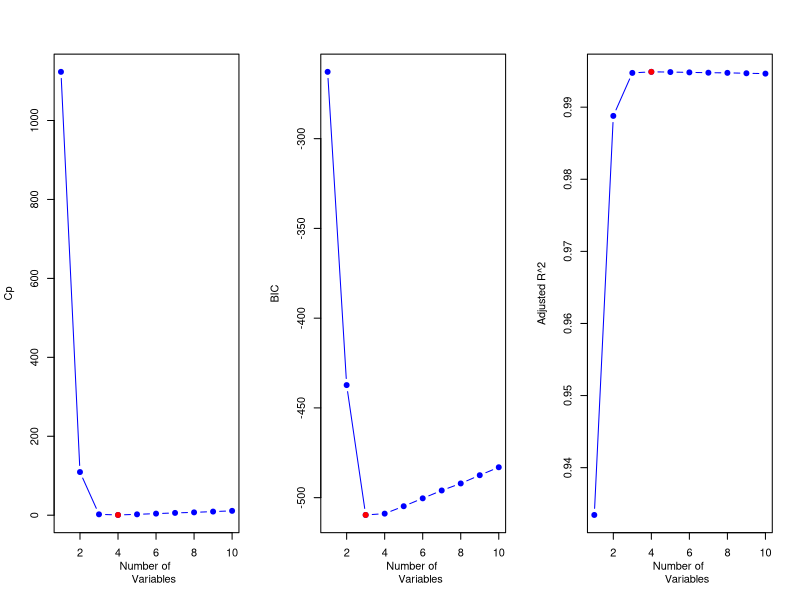
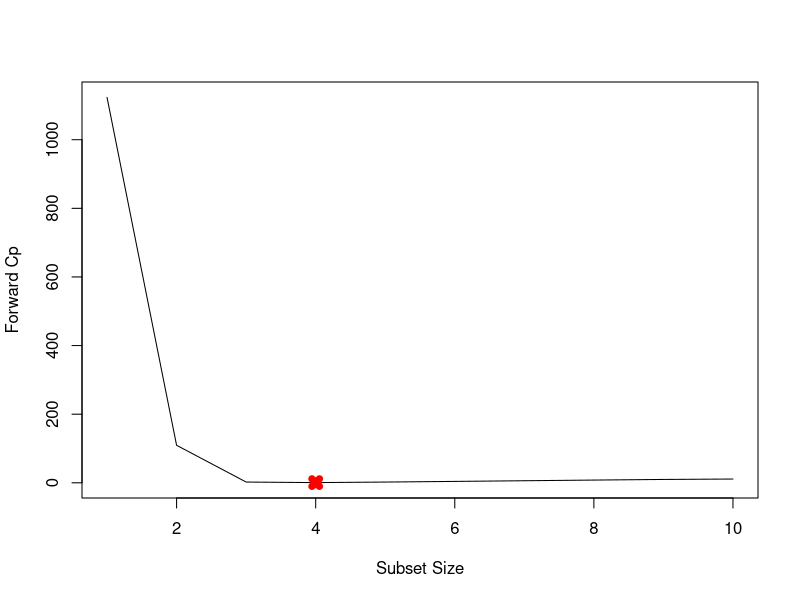
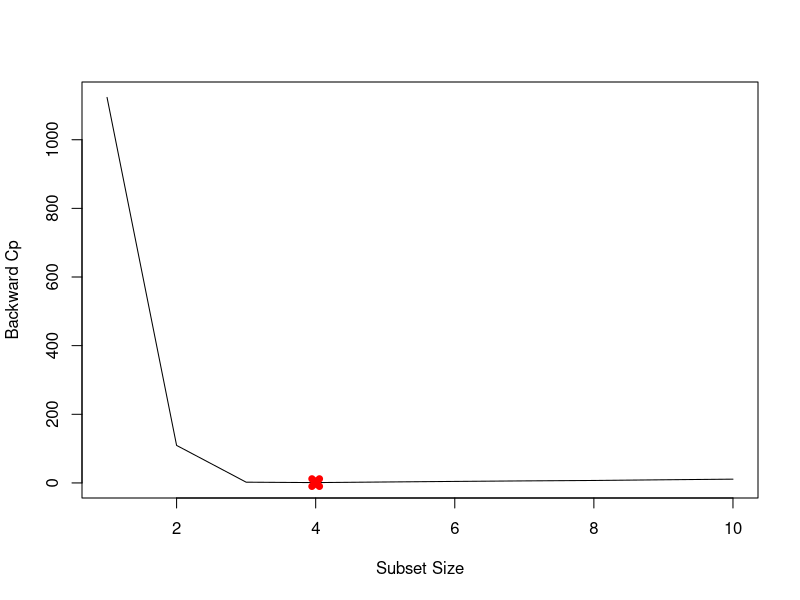
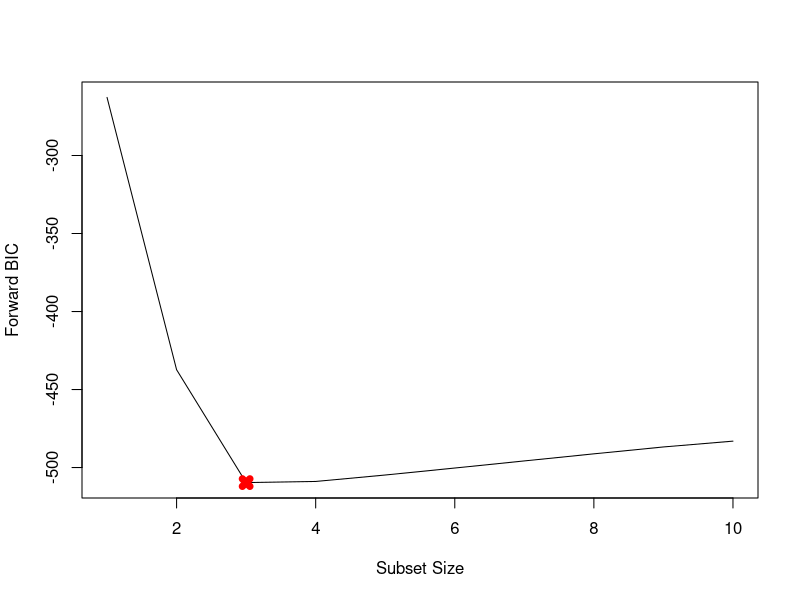
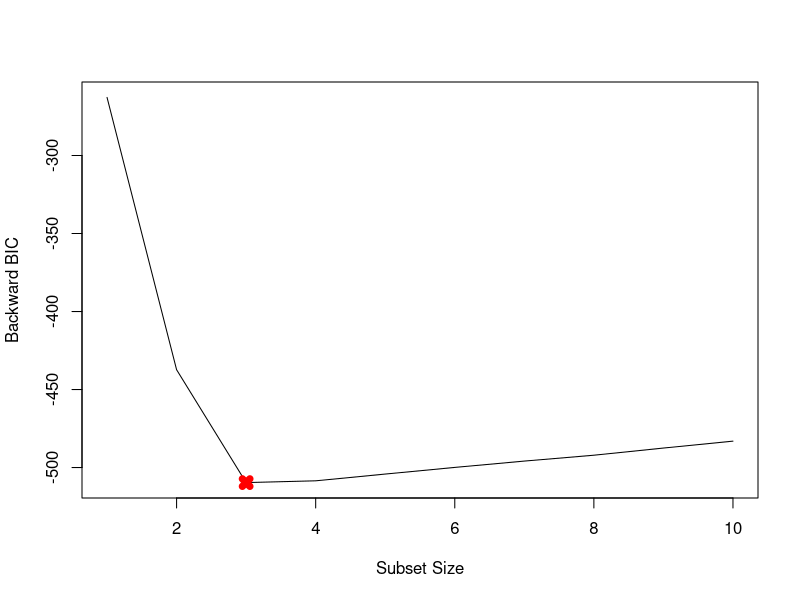
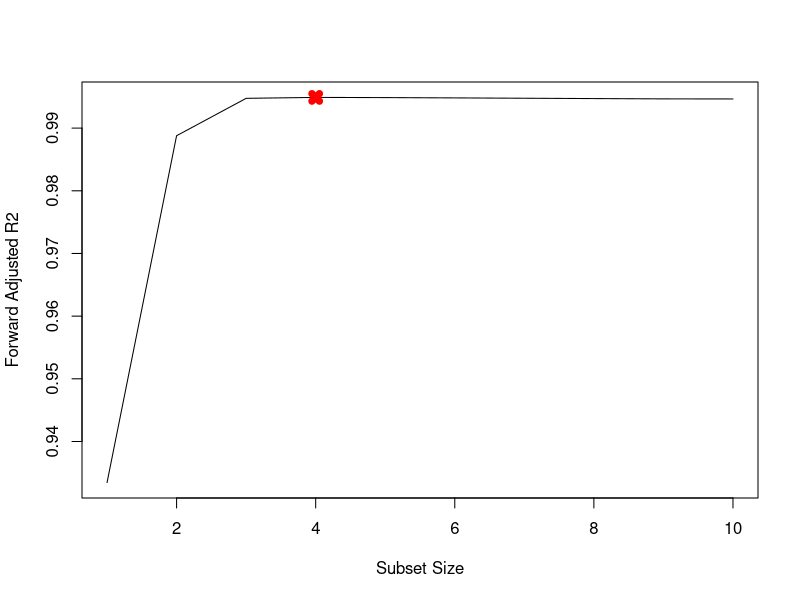
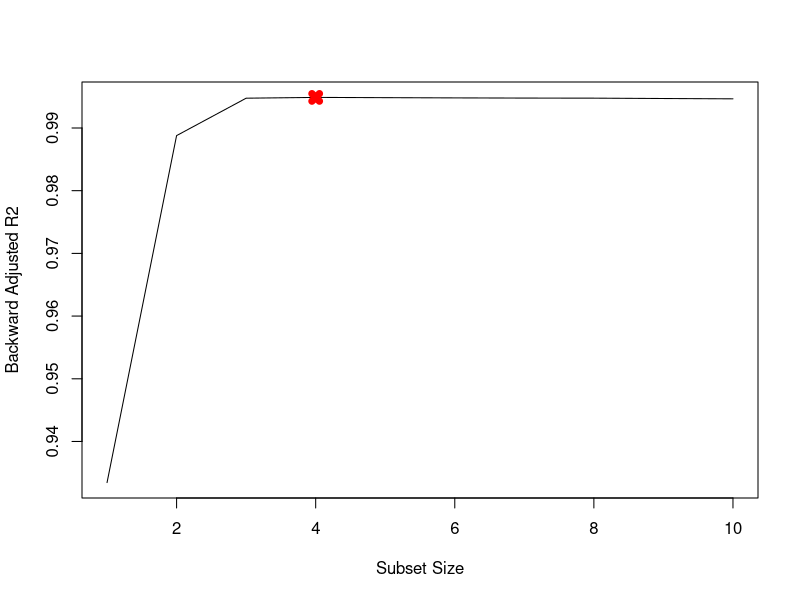
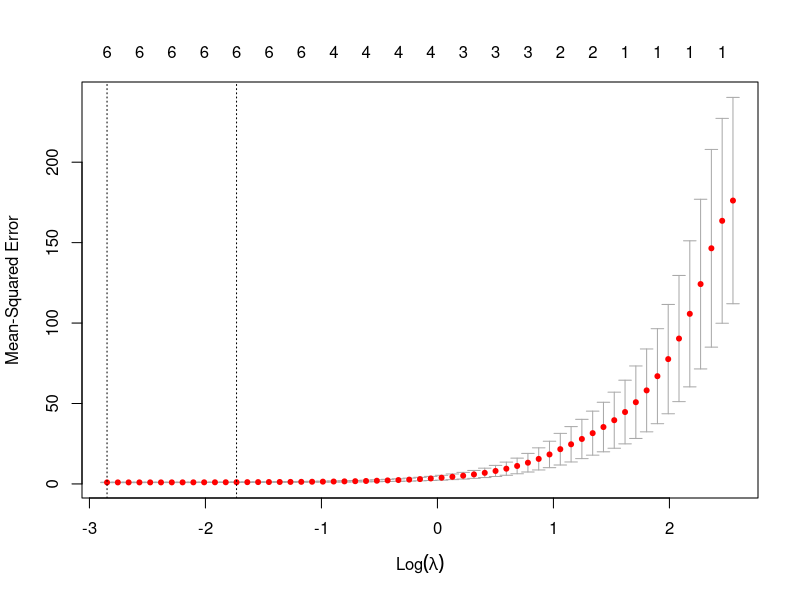

R code for these plots, in order:
## ---- chunk 1
knitr::opts_chunk$set(echo = TRUE)
## ---- chunk 2
# Problem B.2

#(a)
# generate a predictor X and eps
set.seed(1)
X = rnorm(100)
eps = rnorm(100)

#(b)
# Generate a response vector Y
beta0 = 1
beta1 = 2
beta2 = 3
beta3 = 4
Y = beta0 + beta1 * X + beta2 * X^2 + beta3 * X^3 + eps

#(c)
library(leaps)
# Use regsubsets to select best model having polynomial of X of degree 10
data <- data.frame(Y = Y)
for (i in 1:10) {
  data[[paste0("X", i)]] <- X^i
}

# Perform optimal subset selection
best_subset <- regsubsets(Y ~ ., data = data, nvmax = 10)

# Extraction of selection indicators (Cp, BIC, Adjusted R^2)
summary_best <- summary(best_subset)

# Plotting selection indicator curves
par(mfrow = c(1, 3))

# Cp plot
plot(summary_best$cp, type = "b", col = "blue", pch = 19, xlab = "Number of 
     Variables", ylab = "Cp")
which.min(summary_best$cp) -> best_cp
points(best_cp, summary_best$cp[best_cp], col = "red", pch = 19)

# BIC plot
plot(summary_best$bic, type = "b", col = "blue", pch = 19, xlab = "Number of 
     Variables", ylab = "BIC")
which.min(summary_best$bic) -> best_bic
points(best_bic, summary_best$bic[best_bic], col = "red", pch = 19)

# Adjusted R^2 plot
plot(summary_best$adjr2, type = "b", col = "blue", pch = 19, xlab = "Number of 
     Variables", ylab = "Adjusted R^2")
which.max(summary_best$adjr2) -> best_r2
points(best_r2, summary_best$adjr2[best_r2], col = "red", pch = 19)

# output Variable selection
cat("Best model according to Cp:", best_cp, "variables\n")
cat("Best model according to BIC:", best_bic, "variables\n")
cat("Best model according to Adjusted R^2:", best_r2, "variables\n")

# Obtaining regression coefficients for the best model
best_model <- coef(best_subset, best_bic)  
print(best_model)

# Best model selection results:
# - According to Cp: 4 variables
# - According to BIC: 3 variables (X, X^2, X^3) - Preferred choice
# - According to Adjusted R²: 4 variables
# The BIC-selected model best matches the true data-generating process.


#(d)
# Perform best subset selection for comparison
forward_model <- regsubsets(Y ~ ., data = data, nvmax = 10, method = "forward")
summary_forward <- summary(forward_model)

# Perform backward stepwise selection
backward_model <- regsubsets(Y ~ ., data = data, nvmax = 10, method = "backward")
summary_backward <- summary(backward_model)

# Identify best model sizes for each selection criterion
best_cp <- which.min(summary_best$cp)
best_bic <- which.min(summary_best$bic)
best_r2 <- which.max(summary_best$adjr2)

best_cp_fwd <- which.min(summary_forward$cp)
best_bic_fwd <- which.min(summary_forward$bic)
best_r2_fwd <- which.max(summary_forward$adjr2)

best_cp_bwd <- which.min(summary_backward$cp)
best_bic_bwd <- which.min(summary_backward$bic)
best_r2_bwd <- which.max(summary_backward$adjr2)

# Compare the results
cat("\nComparison of Best Models\n")
cat("Best model size (Cp):\n")
cat("- Best Subset Selection:", best_cp, "variables\n")
cat("- Forward Stepwise Selection:", best_cp_fwd, "variables\n")
cat("- Backward Stepwise Selection:", best_cp_bwd, "variables\n")

cat("\nBest model size (BIC):\n")
cat("- Best Subset Selection:", best_bic, "variables\n")
cat("- Forward Stepwise Selection:", best_bic_fwd, "variables\n")
cat("- Backward Stepwise Selection:", best_bic_bwd, "variables\n")

cat("\nBest model size (Adjusted R^2):\n")
cat("- Best Subset Selection:", best_r2, "variables\n")
cat("- Forward Stepwise Selection:", best_r2_fwd, "variables\n")
cat("- Backward Stepwise Selection:", best_r2_bwd, "variables\n")

# Plot model selection criteria
par(mfrow = c(1, 1))  
par(mar = c(5, 4, 4, 2) + 0.1)  


# Cp plot
plot(summary_forward$cp, xlab = "Subset Size", ylab = "Forward Cp", 
     pch = 20, type = "l")
points(best_cp_fwd, summary_forward$cp[best_cp_fwd], pch = 4, 
       col = "red", lwd = 7)
plot(summary_backward$cp, xlab = "Subset Size", ylab = "Backward Cp", 
     pch = 20, type = "l")
points(best_cp_bwd, summary_backward$cp[best_cp_bwd], pch = 4, 
       col = "red", lwd = 7)

# BIC plot
plot(summary_forward$bic, xlab = "Subset Size", ylab = "Forward BIC", 
     pch = 20, type = "l")
points(best_bic_fwd, summary_forward$bic[best_bic_fwd], pch = 4, 
       col = "red", lwd = 7)
plot(summary_backward$bic, xlab = "Subset Size", ylab = "Backward BIC", 
     pch = 20, type = "l")
points(best_bic_bwd, summary_backward$bic[best_bic_bwd], pch = 4, 
       col = "red", lwd = 7)

# Adjusted R^2 plot
plot(summary_forward$adjr2, xlab = "Subset Size", 
     ylab = "Forward Adjusted R2", pch = 20, type = "l")
points(best_r2_fwd, summary_forward$adjr2[best_r2_fwd], pch = 4, 
       col = "red", lwd = 7)
plot(summary_backward$adjr2, xlab = "Subset Size", 
     ylab = "Backward Adjusted R2", pch = 20, type = "l")
points(best_r2_bwd, summary_backward$adjr2[best_r2_bwd], pch = 4, 
       col = "red", lwd = 7)

# Print the selected best model coefficients
cat("\nBest Model Coefficients (Forward Stepwise Selection)\n")
print(coef(forward_model, best_bic_fwd))

cat("\nBest Model Coefficients (Backward Stepwise Selection)\n")
print(coef(backward_model, best_bic_bwd))

# Stepwise and best subset selection gave the same results.
# - Cp & Adjusted R² chose 4 variables.
# - BIC chose 3 variables (X, X², X³), the preferred model. 
# - Stepwise selection is more efficient than best subset selection. 
# - BIC helps prevent overfitting, so the 3-variable model is best.


#(e)
library(glmnet)

data.full <- data
xmat = model.matrix(Y ~ poly(X, 10, raw = T), data = data.full)[, -1]
mod.lasso = cv.glmnet(xmat, Y, alpha = 1)
best.lambda = mod.lasso$lambda.min
cat("Best Lambda:", best.lambda, "\n")
plot(mod.lasso)

# Next fit the model on entire data using best lambda
best.model = glmnet(xmat, Y, alpha = 1, lambda = best.lambda)
lasso.coef <- predict(mod.lasso, s = best.lambda, type = "coefficients")
print(lasso.coef)

# Lasso correctly selected the key predictors.
# - Kept X, X^2, and X^3 as important variables. 
# - Removed X^6, X^8, X^9, and X^10 as unnecessary. 
# - X^4, X^5, and X^7 had small coefficients, meaning minimal impact.
# - Lasso automatically selects variables and prevents overfitting.


#(f)
# Create new Y with different B7=7
beta7 = 7
Y = beta0 + beta7 * X^7 + eps
# Predict using regsubsets
data.full = data.frame(y = Y, x = X)
mod.full = regsubsets(y ~ poly(x, 10, raw = T), data = data.full, nvmax = 10)
mod.summary = summary(mod.full)

# Find the model size for best cp, BIC and adjr2
which.min(mod.summary$cp)
which.min(mod.summary$bic)
which.max(mod.summary$adjr2)
coefficients(mod.full, id = 1)
coefficients(mod.full, id = 2)
coefficients(mod.full, id = 4)

# Variable selection with Lasso
xmat = model.matrix(y ~ poly(x, 10, raw = T), data = data.full)[, -1]
mod.lasso = cv.glmnet(xmat, Y, alpha = 1)
best.lambda = mod.lasso$lambda.min
best.lambda

# Fit Lasso model using best lambda
best.model = glmnet(xmat, Y, alpha = 1)
predict(best.model, s = best.lambda, type = "coefficients")

# Conclusion:
# BIC and Lasso correctly identified X^7 as the only important predictor. 
# Lasso automatically removed all irrelevant variables, preventing overfitting. 
# Cp and Adjusted R² selected extra variables, but their impact was minimal.
